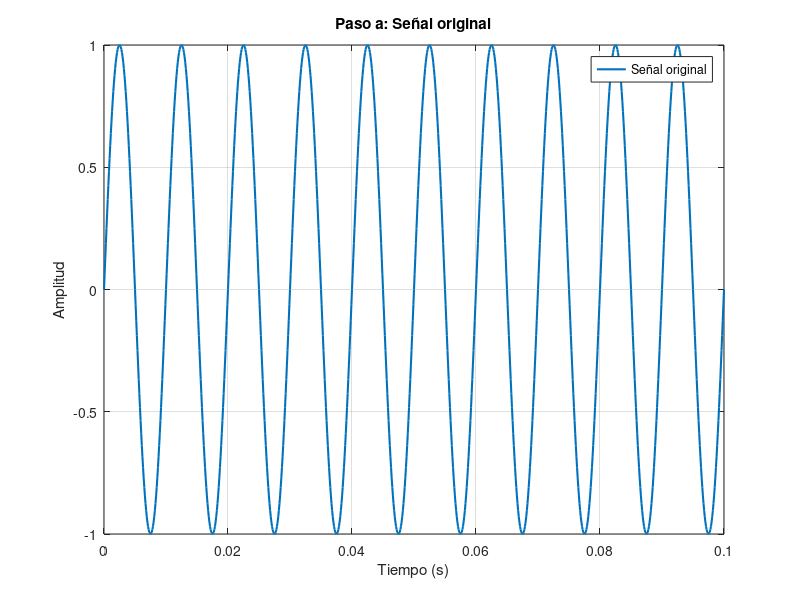
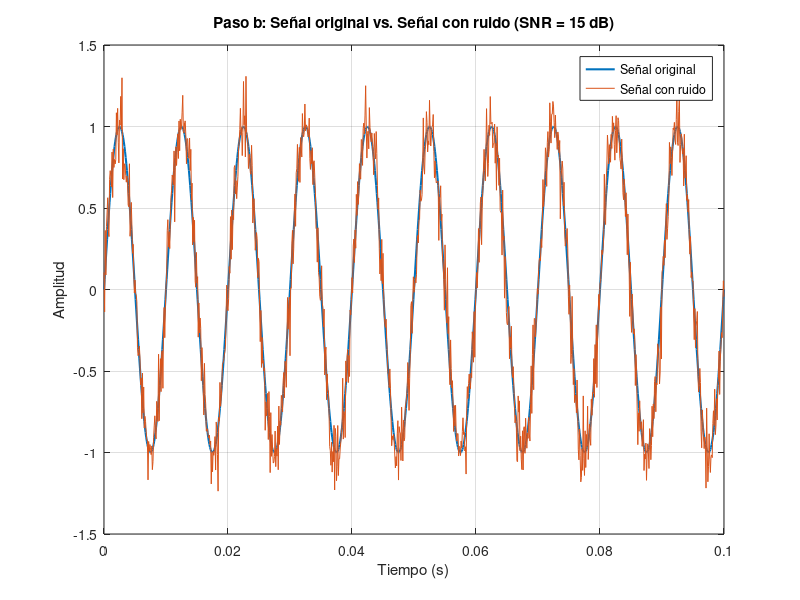
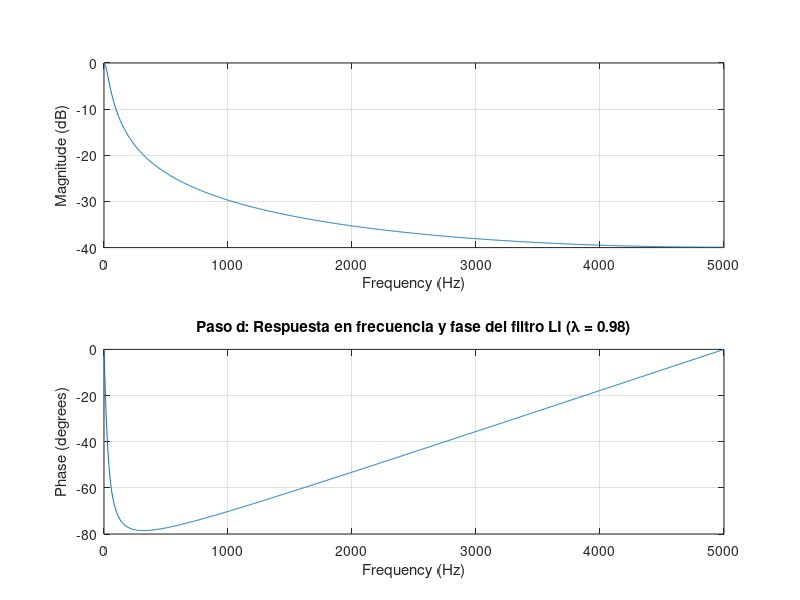
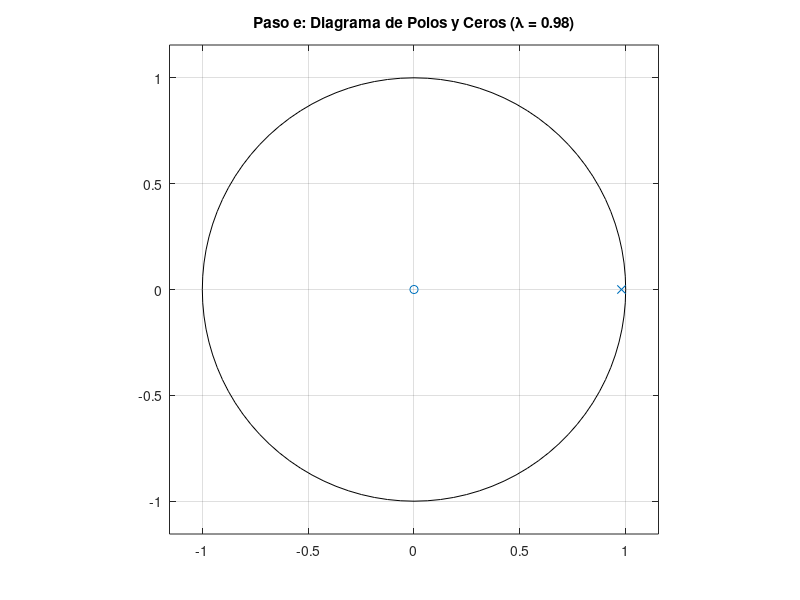

These charts were generated, in order, by the following MATLAB code: (Note: this script raises an error after producing the figures.)
clear, clc, close all
% --- Inicialización de parámetros ---
fs = 10000;          % Frecuencia de muestreo en Hz
t = 0:1/fs:0.1;      % Vector de tiempo (0.1 segundos)
f0 = 100;            % Frecuencia fundamental en Hz
%------------------------------------------------------------------------
% a) Genere una señal senoidal con frecuencia fundamental de 100Hz
x = sin(2*pi*f0*t);
% Gráfica para ver la señal
figure;
plot(t, x, 'LineWidth', 1.5); hold on;
title('Paso a: Señal original');
xlabel('Tiempo (s)');
ylabel('Amplitud');
legend('Señal original');
grid on;
%------------------------------------------------------------------------
% b) Agregue ruido a la señal senoidal con SNR = 15 dB

%SNR_dB = 15;
%x_ruido = awgn(x, SNR_dB, 'measured');

% 1. Calculamos la potencia de la señal original
potencia_seno = var(x); % La varianza es igual a la potencia para señales de media nula
% 2. Calculamos la potencia del ruido necesaria para 15 dB
SNR_dB = 15;
SNR_lineal = 10^(SNR_dB / 10); % Pasamos de dB a escala lineal
potencia_ruido = potencia_seno / SNR_lineal;
% 3. Generamos el vector de ruido blanco gaussiano con la potencia calculada
ruido = sqrt(potencia_ruido) * randn(size(x));
% 4. Sumamos las dos señales
x_ruido = x + ruido;
% Gráfica para comparar ambas señales 
figure;
plot(t, x, 'LineWidth', 1.5); hold on;
plot(t, x_ruido); hold off;
title('Paso b: Señal original vs. Señal con ruido (SNR = 15 dB)');
xlabel('Tiempo (s)');
ylabel('Amplitud');
legend('Señal original', 'Señal con ruido');
grid on;

%------------------------------------------------------------------------
% c) Diseñe un filtro leaking integrator (LI) con lambda = 0.98
lambda = 0.98;
b = 1 - lambda;
a = [1, -lambda];
%------------------------------------------------------------------------
% d) Gráfica de respuesta en frecuencia y fase
figure;
freqz(b, a, 1024, fs); 
title('Paso d: Respuesta en frecuencia y fase del filtro LI (\lambda = 0.98)');

% Cálculo de la frecuencia de corte fco
fco = -log(lambda) * fs / pi; % (log() en MATLAB representa el logaritmo natural)
fprintf('La frecuencia de corte fco para lambda=0.98 es: %.2f Hz\n', fco);
%------------------------------------------------------------------------
% e) Determine el cero y el polo del filtro con la función zplane()
figure;
zplane(b, a);
title('Paso e: Diagrama de Polos y Ceros (\lambda = 0.98)');

% Cálculo numérico para la consola
ceros = roots(b);
polos = roots(a);

fprintf('\n Polos y ceros del filtro\n');
disp('Ceros del filtro (raíces del numerador):');
disp(ceros);
disp('Polos del filtro (raíces del denominador):');
disp(polos);
%------------------------------------------------------------------------
% f) Aplique el filtro LI a la señal con ruido usando filter()
x_filtrada = filter(b, a, x_ruido);
%------------------------------------------------------------------------
% g) Grafique la respuesta en el tiempo de las señales original y filtrada
figure;
plot(t, x, 'b', 'LineWidth', 1.5); hold on;
plot(t, x_filtrada, 'r', 'LineWidth', 1.5); hold off;
title('Paso g: Comparación Temporal (Original vs. Filtrada)');
xlabel('Tiempo (s)');
ylabel('Amplitud');
legend('Señal Original (100 Hz)', 'Señal Filtrada (\lambda = 0.98)');
grid on;
xlim([0 0.05]); % Hacemos zoom en los primeros 50 ms para comparar mejor
figure;
plot(t, x, 'b', 'LineWidth', 1.5); hold on;
plot(t, x_filtrada, 'r', 'LineWidth', 1.5); hold on;
plot(t, x_ruido); hold off;
title('Paso g: Comparación Temporal (Original vs. Filtrada vs. Con Ruido)');
xlabel('Tiempo (s)');
ylabel('Amplitud');
legend('Señal Original (100 Hz)', 'Señal Filtrada (\lambda = 0.98)', 'Señal con ruido sin filtrar');
grid on;
xlim([0 0.05]);
%------------------------------------------------------------------------
% h) Respuesta en frecuencia de las señales original y filtrada usando my_dft()

% Calculamos la DFT para la señal original con ruido
[f_ruido, mag_ruido] = my_dft(x_ruido, fs);

% Calculamos la DFT para la señal filtrada
[f_filt, mag_filt] = my_dft(x_filtrada, fs);

% Armamos la figura con dos subgráficos para comparar
figure;

% Espectro de la señal con ruido (Entrada)
subplot(2,1,1);
plot(f_ruido, mag_ruido, 'b');
title('Paso h: Espectro de magnitud - Señal original con ruido');
xlabel('Frecuencia (Hz)');
ylabel('Magnitud');
xlim([0 500]);
grid on;

% Espectro de la señal filtrada (Salida)
subplot(2,1,2);
plot(f_filt, mag_filt, 'r');
title('Paso h: Espectro de magnitud - Señal filtrada (\lambda = 0.98)');
xlabel('Frecuencia (Hz)');
ylabel('Magnitud');
xlim([0 500]);
grid on;
%------------------------------------------------------------------------

% Armamos la figura con dos subgráficos para comparar
figure;

% Espectro de la señal con ruido (Entrada)
subplot(2,1,1);
plot(f_ruido, mag_ruido, 'b');
title('Paso h: Espectro de magnitud - Señal original con ruido');
xlabel('Frecuencia (Hz)');
ylabel('Magnitud');
ylim([0 0.02]);
grid on;

% Espectro de la señal filtrada (Salida)
subplot(2,1,2);
plot(f_filt, mag_filt, 'r');
title('Paso h: Espectro de magnitud - Señal filtrada (\lambda = 0.98)');
xlabel('Frecuencia (Hz)');
ylabel('Magnitud');
ylim([0 0.02]);
grid on;
